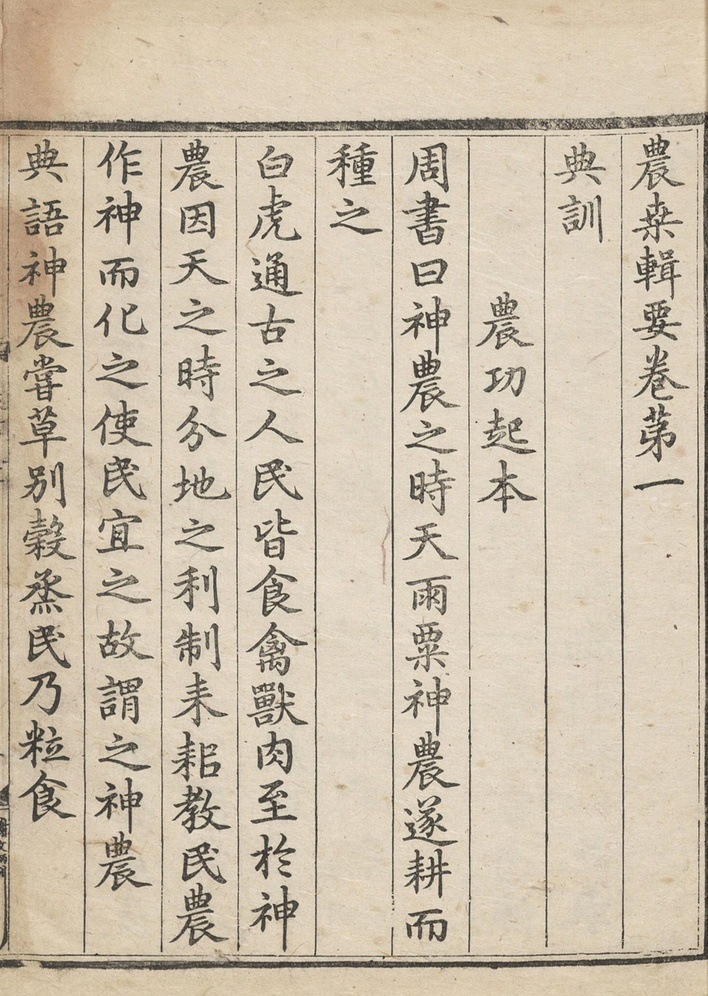
#> input picture test111/10_6.jpg, 708 x 996 px, shrunk from 1034 x 1455 before the run
$ python 111.py
#> lines starting #> are read from the running program, lines starting #| are printed output that depends on the picture
from PIL import Image, ImageDraw

def crop_and_save_image(input_image, coordinates):
#> called with input_image = '10_6.jpg'
    image = Image.open(input_image)
#> image is the input picture: PIL image 708x996 RGB; mean R, G, B 203.8, 191, 171.1

    x_coordinates = [int(coord[0]) for coord in coordinates]
    y_coordinates = [int(coord[1]) for coord in coordinates]

    left = min(x_coordinates)
    top = min(y_coordinates)
    right = max(x_coordinates)
    bottom = max(y_coordinates)

    cropped_image = image.crop((left, top, right, bottom))
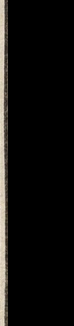
#> cropped_image: PIL image 74x326 RGB; mean R, G, B 17.2, 16.2, 14.5
    cropped_image.save(f"10_06_{nameNo}.jpg")  # 保存切割后的图像

    return cropped_image

# 示例使用
input_image = "10_6.jpg"  # 输入图像的文件路径

ca = [[[700.0, 419.0], [771.0, 418.0], [774.0, 744.0], [703.0, 744.0]], [[472.0, 209.0], [555.0, 207.0], [559.0, 362.0], [476.0, 364.0]], [[142.0, 208.0], [214.0, 208.0], [211.0, 1297.0], [138.0, 1297.0]], [[588.0, 205.0], [666.0, 205.0], [663.0, 1385.0], [585.0, 1385.0]], [[248.0, 206.0], [321.0, 206.0], [326.0, 1376.0], [252.0, 1376.0]], [[365.0, 205.0], [439.0, 205.0], [434.0, 1355.0], [360.0, 1355.0]], [[811.0, 205.0], [885.0, 205.0], [885.0, 359.0], [811.0, 359.0]], [[26.0, 200.0], [95.0, 200.0], [100.0, 1193.0], [31.0, 1193.0]], [[926.0, 192.0], [994.0, 192.0], [994.0, 665.0], [926.0, 665.0]]]


nameNo = 1
for i in ca:
    #coordinates = [[2195.0, 285.0], [2288.0, 286.0], [2270.0, 1375.0], [2177.0, 1374.0]]  # 坐标点信息

    coordinates = i
    cropped_image = crop_and_save_image(input_image, coordinates)
    print (nameNo)
    nameNo += 1
